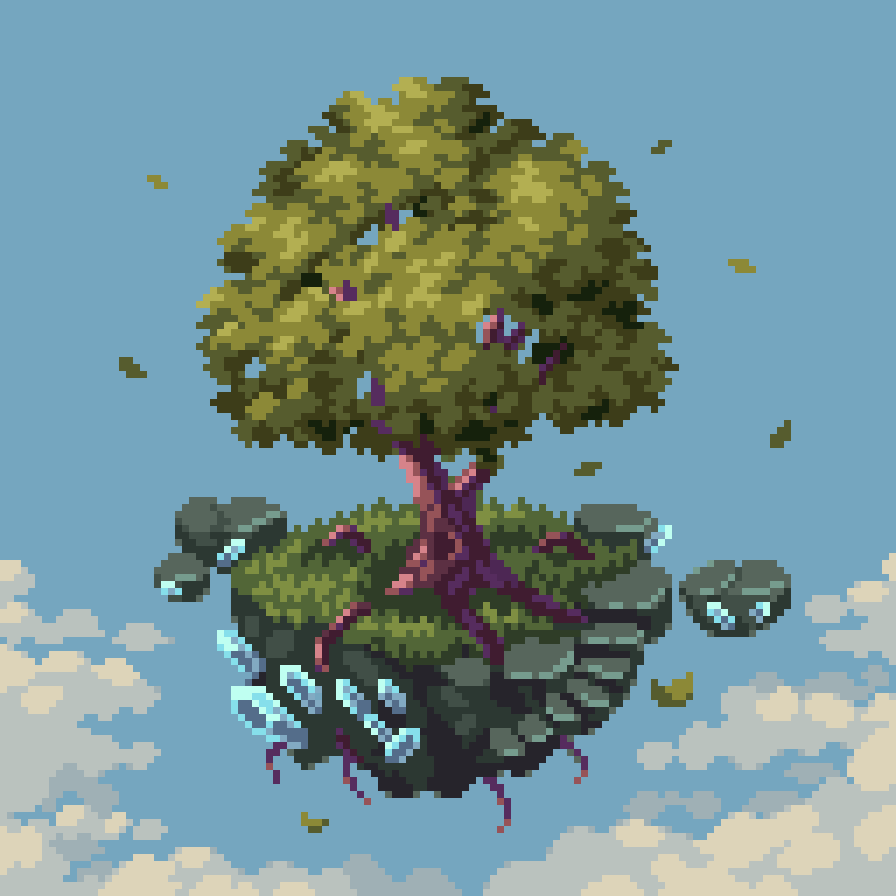
#> input picture Osadzanie znaku wodnego/obraz.png, 896 x 896 px
$ python main.py
#> lines starting #> are read from the running program, lines starting #| are printed output that depends on the picture; after the words box and inside, x2 and y2 are one past the last pixel; in counts of white or black regions, pixels touching at a corner belong together
#> the answer given: 3
from PIL import Image
import numpy as np
import random
import matplotlib.pyplot as plt


def embed_watermark(image_path,key, n, d):
    # Wczytanie obrazu
#> called with image_path = 'obraz.png', key = 3, n = 1000, d = 200
    image = Image.open(image_path)
#> image is the input picture: PIL image 896x896 RGB; mean R, G, B 117.5, 146.2, 148.1
    original_pixels = np.array(image)
    modified_pixels = np.array(image)

    # Inicjalizacja generatora liczb pseudolosowych
    random.seed(key)

    # Wybór n par punktów
    for _ in range(n):
        x1, y1 = random.randint(0, image.width - 1), random.randint(0, image.height - 1)
        x2, y2 = random.randint(0, image.width - 1), random.randint(0, image.height - 1)

        # Zmiana jasności o d
        modified_pixels[y1, x1] = np.clip(modified_pixels[y1, x1] + d, 0, 255)
        modified_pixels[y2, x2] = np.clip(modified_pixels[y2, x2] - d, 0, 255)
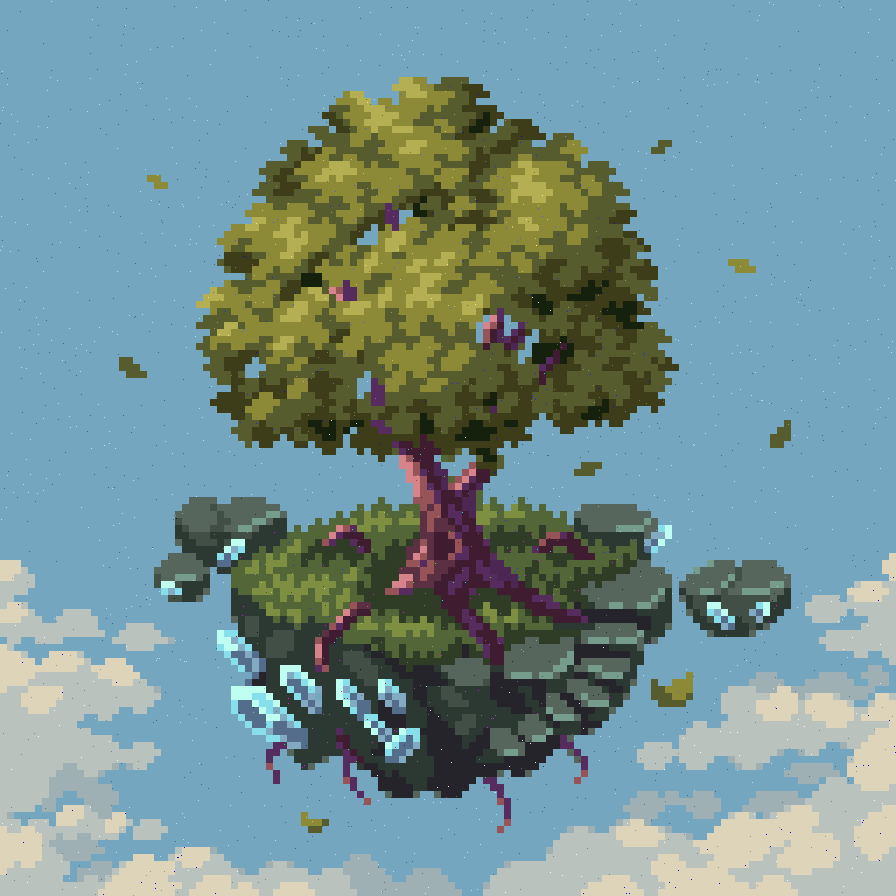
#> modified_pixels: shape (896, 896, 3); 0.25% of pixels changed, all inside (x1, y1, x2, y2) = (0, 0, 896, 896)

    # Zapisanie zmodyfikowanego obrazu
    modified_image = Image.fromarray(modified_pixels)
    modified_image.save("watermarked_image.png")

    fig, axes = plt.subplots(1, 2, figsize=(20, 10))
    axes[0].imshow(original_pixels, cmap='gray')
    axes[0].set_title('Obraz wejściowy')
    axes[0].axis('off')

    axes[1].imshow(modified_pixels, cmap='gray')
    axes[1].set_title('Obraz wyjściowy (ze znakiem wodnym)')
    axes[1].axis('off')

    plt.subplots_adjust(wspace=0.05, hspace=0.05)
    plt.show()
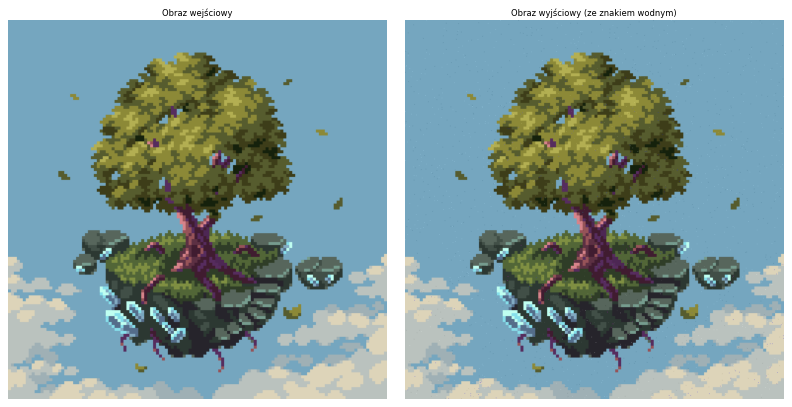
#> figure drawn by matplotlib, 2 panels

    return "watermarked_image.png"


image_path = "obraz.png"
n = 1000                            # Wybieramy ilosc par punktow
d = 200                             # Zmiana jasnosci
key = int(input("Wpisz klucz: "))


embed_watermark(image_path, key,  n , d)
